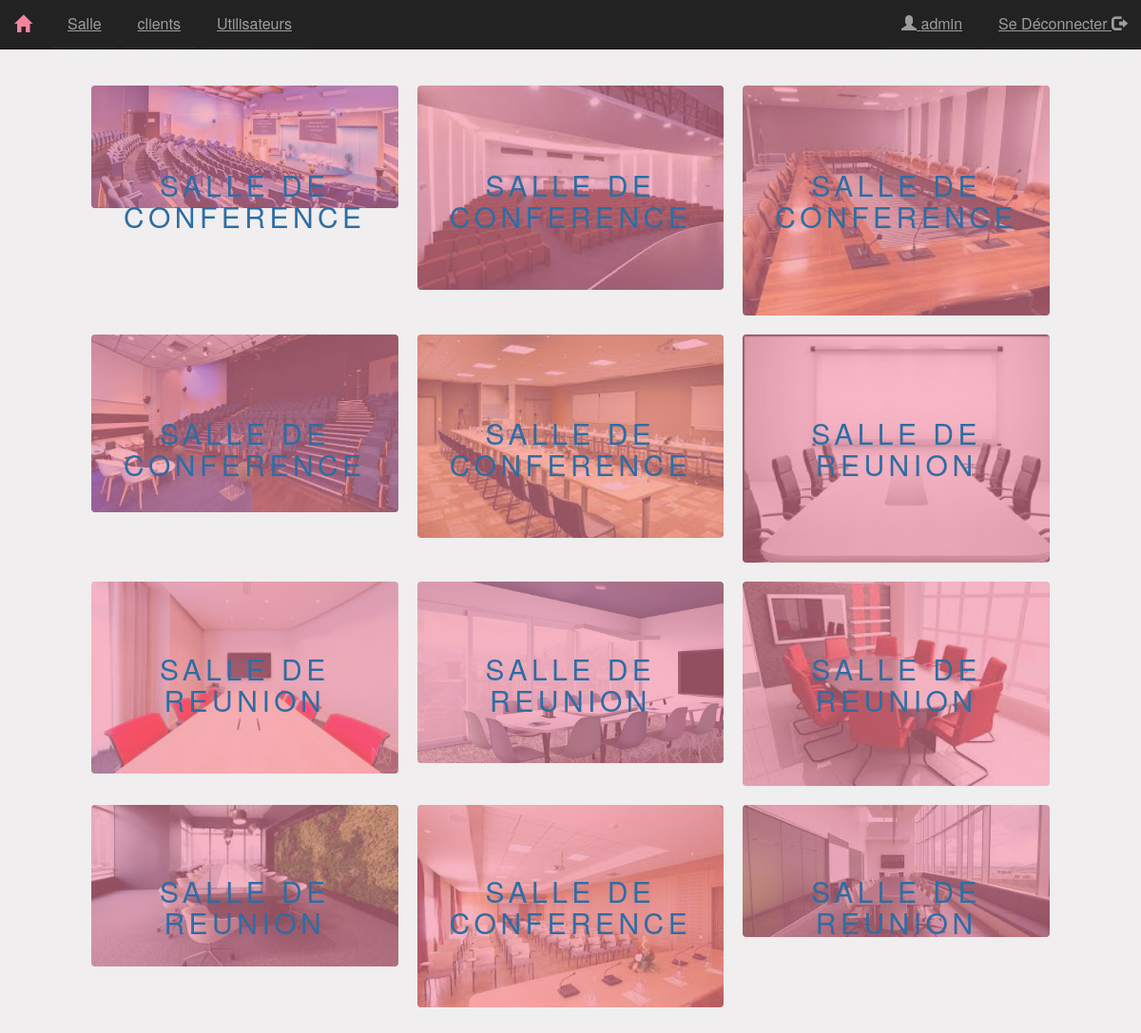
Page /pages/afficherUniversite.php (signed in) on the committed database.
### tables this page shows
CREATE TABLE IF NOT EXISTS `voiture` (
  `id` varchar(255) NOT NULL,
  `nom` varchar(255) DEFAULT NULL,
  `Date_Creation` date DEFAULT NULL,
  `Adresse` varchar(255) DEFAULT NULL,
  `image` varchar(3000) NOT NULL,
  `description` text NOT NULL,
  `prix` varchar(3000) NOT NULL,
  PRIMARY KEY (`id`)
);

### pages/afficherUniversite.php (the view, shortened to what this page needs)
<?php
require_once('connexiondb.php');
$Etage=isset($_GET['nomNUn'])?$_GET['nomNUn']:"";
$requete="select * from voiture where nom like '%$Etage%'";
$resultatB=$pdo->query($requete);
?>
<!DOCTYPE html>
<html>
<head>
			<link href="css/tooplate_style.css" rel="stylesheet" type="text/css" />
		<link rel="stylesheet" href="assets/css/main.css" />
		   <link rel="stylesheet" type="text/css" href="../css/bootstrap.min.css">
    <link rel="stylesheet" type="text/css" href="../css/monstyle.css">
</head>
		  <?php include("menu.php"); ?>
   <body class="is-preload">
	 <div class="content_title content_ct"></div>
			<div id="wrapper">
					<div id="main">
						<div class="inner">
							<section class="tiles">
									   <?php  while($universite=$resultatB->fetch()) {?>
								<article class="style1">
									<span class="image">
										<img src="images/<?php echo $universite['image'] ?>" alt="" />
									</span>
									<a href="afficherplusUniversite.php?nomIU=<?php echo $universite['id'] ?>"" class="scrolly">
										<h2><?php echo $universite['nom'] ?></h2>
									</a>
								</article>
    <?php } ?>
						</div>
					</div>
			</div>
</body>
</html>

### pages/menu.php
<nav class="navbar navbar-inverse navbar-fixed-top">
 <div class="container-fluid">
<div class="navbar-header">
<a href="afficherUniversite.php" class="navbar-brand"><span class="glyphicon glyphicon-home"></span> </a>
</div>
<ul class="nav navbar-nav">
<?php if ($_SESSION['user']['Role']=='ADMIN') {?>
<li><a href="universites.php">Salle</a></li>
<li><a href="etudiant.php"> clients</a></li>
<li><a href="utilisateurs.php">Utilisateurs</a></li>
<?php } ?>
</ul>
<ul class="nav navbar-nav navbar-right">
<li>
<a href="modifierUser.php?IdU=<?php echo $_SESSION['user']['IdUser'] ?>">
<i class="glyphicon glyphicon-user"></i>
<?php echo ' '.$_SESSION['user']['Login']?>
</a>
</li>
<li><a href="seDeconnecter.php">Se Déconnecter <span class="glyphicon glyphicon-log-out"></span></a></li>
</ul>
</div>
</nav>

### pages/css/tooplate_style.css (style rules this page uses)
body { margin: 0; padding: 0; color: #333333; font-family: Tahoma, Geneva, sans-serif; font-size: 12px; line-height: 1.5em; background-position: top center; }
a, a:link, a:visited { color: #0c2437; font-weight: 400; text-decoration: underline; }
img { border: none; }
h1, h2, h3, h4, h5, h6 { color: #000; font-weight: normal; }
h2 { font-size: 28px; margin: 0 0 20px; padding: 5px 0 10px 0; color: #fff }
.content_title { width: 700px; height: 30px; padding: 15px 50px; }
.content_ct { background: url(../images/tooplate_ct.png); }

### css/monstyle.css (style rules this page uses)
body { background-color: rgb(240, 238, 238); font-size: 16px; }
.editpwd-page h1,h2 { color: #2e6da4; }

### rows in the picture
voiture: image (picture), nom "SALLE DE CONFERENCE"
voiture: image (picture), nom "SALLE DE CONFERENCE"
voiture: image (picture), nom "SALLE DE CONFERENCE"
voiture: image (picture), nom "SALLE DE CONFERENCE"
voiture: image (picture), nom "SALLE DE CONFERENCE"
voiture: image (picture), nom "SALLE DE REUNION"
voiture: image (picture), nom "SALLE DE REUNION"
voiture: image (picture), nom "SALLE DE REUNION"
voiture: image (picture), nom "SALLE DE REUNION"
voiture: image (picture), nom "SALLE DE REUNION"
voiture: image (picture), nom "SALLE DE CONFERENCE"
voiture: image (picture), nom "SALLE DE REUNION"

### other values in the picture
$_SESSION['user']['Login'] "admin"
